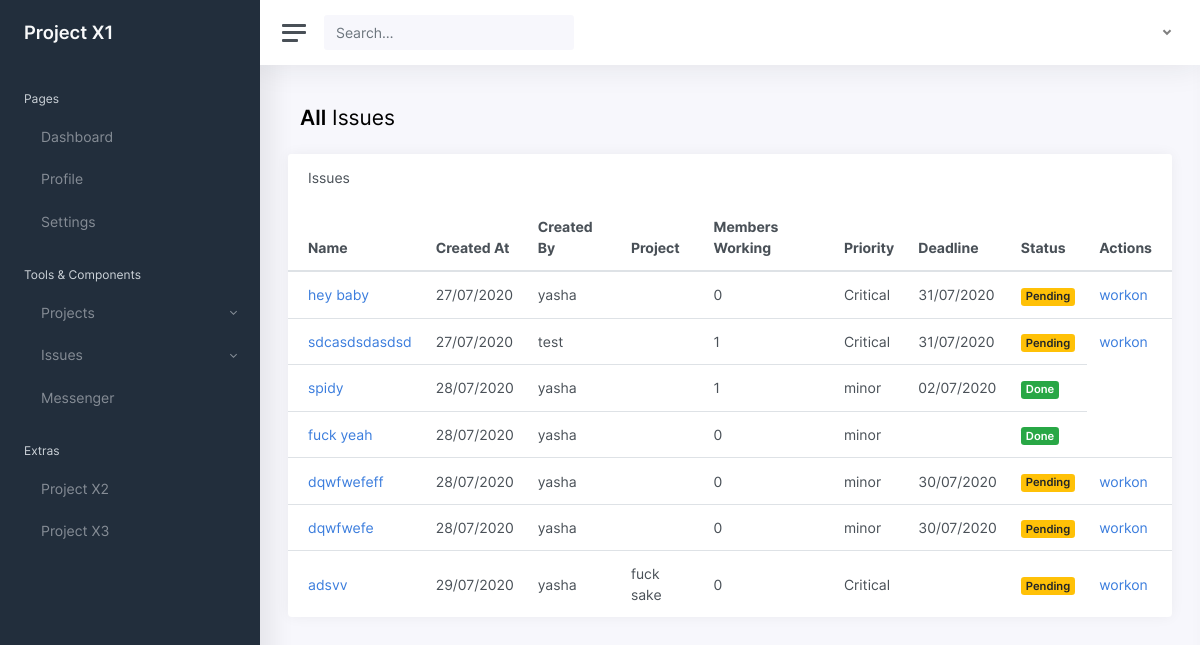
Before: /issues/ with the older database file.
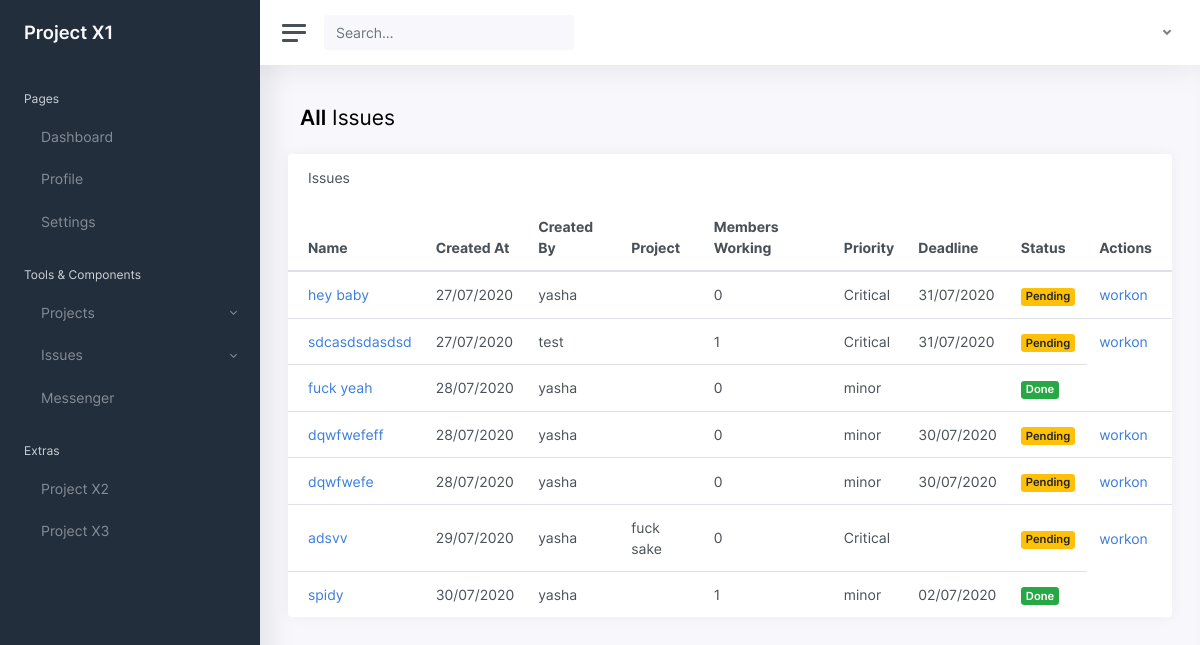
After: the same page with the newer database file.
### issues/models.py (models this page shows, shortened)
class Issue(models.Model):
    name = models.CharField(max_length=255, unique=True)
    user = models.ForeignKey(User,null=True,on_delete=models.CASCADE,related_name='issues')
    created_at = models.DateTimeField(auto_now=True)
    message = RichTextField(blank=True,null=True)
    project = models.ForeignKey(Project,on_delete=models.SET_NULL,related_name="issues",null=True,blank=True)
    tags = TaggableManager()
    solve = models.BooleanField(default = False)
    members = models.ManyToManyField(User,through="IssueMember")
    deadline = models.DateField(auto_now_add=False,auto_now=False,default= None,null=True,blank=True)
    PRIORITY = [
        ('Critical','Critical'),
        ('major','major'),
        ('minor','minor'),
    ]
    priority = models.CharField(max_length=10,choices = PRIORITY,default='minor')
    class Meta:
        ordering = ['created_at']

### projects/models.py (models this page shows, shortened)
class Project(models.Model):
    user = models.ForeignKey(User,null=True,on_delete=models.CASCADE,related_name='projects')
    name = models.CharField(max_length=255, unique=True)
    created_at = models.DateTimeField(auto_now=True)
    description = RichTextField(blank=True,null=True)
    tags = TaggableManager()
    complete = models.BooleanField(default = False)
    members = models.ManyToManyField(User,through="ProjectMember")
    class Meta:
        ordering = ["name"]
        unique_together = ['user','name']

### issues/views.py (the view)
class IssueList(SelectRelatedMixin, generic.ListView):
    model = models.Issue
    select_related = ("user", "project")

### issues/templates/issues/issue_list.html (shortened to what this page needs)
{% extends "issues/issue_base.html" %}
{% load humanize %}
{% block issue_content %}
<main class="content">
	<div class="row mb-2 mb-xl-3">
		<div class="col-auto d-none d-sm-block">
			<h3><strong>All</strong> Issues</h3>
		</div>
	</div>
	<div class="row">
		<div class="card flex-fill">
			<div class="card-header">
				<h5 class="card-title mb-0">Issues</h5>
			</div>
			<table class="table table-hover my-0">
				<thead>
					<tr>
						<th>Name</th>
						<th class="d-none d-xl-table-cell">Created At</th>
						<th class="d-none d-xl-table-cell">Created By</th>
						<th class="d-none d-xl-table-cell">Project</th>
						<th class="d-none d-xl-table-cell">Members Working</th>
						<th class="d-none d-xl-table-cell">Priority</th>
						<th class="d-none d-xl-table-cell">Deadline</th>
						<th>Status</th>
						<th>Actions</th>
					</tr>
				</thead>
				<tbody>
					{% for issue in issue_list %}
					{% include 'issues/_issue.html' %}
					{% endfor %}
				</tbody>
			</table>
		</div>
	</div>
</main>
{% endblock %}

### issues/templates/issues/_issue.html
<tr>
	<td><a href="{% url 'issues:single' pk=issue.pk %}">{{issue.name}}</a>
	</td>
	<td class="d-none d-xl-table-cell">{{issue.created_at|date:"d/m/yy"}}</td>
	<td class="d-none d-xl-table-cell">{{issue.user.username}}</td>
	<td class="d-none d-xl-table-cell">{{issue.project.name}}</td>
	<td class="d-none d-xl-table-cell">{{issue.members.count}}</td>
	<td class="d-none d-xl-table-cell">{{issue.priority}}</td>
	<td class="d-none d-xl-table-cell">{{issue.deadline|date:"d/m/yy"}}</td>
	{% if issue.solve == False %}
	{% if issue.user == user and not hide_delete %}
	<td><span class="badge badge-danger"><a href="{% url 'issues:solve' pk=issue.pk %}">Mark solved</a></span></td>
	{% else %}
	<td><span class="badge badge-warning">Pending</span></td>
	{% endif %}
	{% else %}
	<td><span class="badge badge-success">Done</span></td>
	{% endif %}
	{% if issue.user == user and not hide_delete %}
	<td class="table-action">
		<a href="{% url 'issues:update' pk=issue.pk %}"><i class="align-middle" data-feather="edit-2"></i></a>
		<a href="{% url 'issues:delete' pk=issue.pk %}"><i class="align-middle" data-feather="trash"></i></a>
	</td>
	{% else %}
	{% if issue.solve == False %}
	{% if user in issue.members.all %}
	<td><a href="{% url 'issues:leave' pk=issue.pk %}"></span>quit</a></td>
	{% else %}
	<td><a href="{% url 'issues:join' pk=issue.pk  %}"></span>workon</a></td>
	{% endif %}
	{% else %}
	{% if user in issue.members.all %}
	<td><a href="{% url 'issues:leave' pk=issue.pk %}"></span>quit</a></td>
	{% endif %}
	{% endif %}
	{% endif %}
</tr>

Changed rows visible on the page:
changed Issue "spidy": created_at "28/07/2020" → "30/07/2020"; moves down the list
